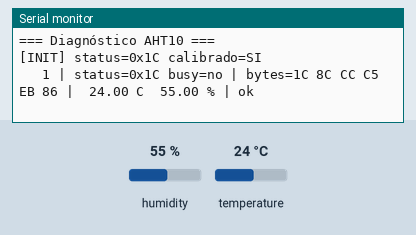
Simulated run of this sketch. Board: ESP32. Parts: the last lines printed to the serial monitor. Wiring (inferred from the names in the program): AHT10/20 sensor at I2C address 0x38. Inputs (shaded band) come from the test bench; at power-on: humidity 55 %, temperature 24 °C.

Above: at 1.8 s.
1.9 s: humidity set to 22 %
At 3.8 s:
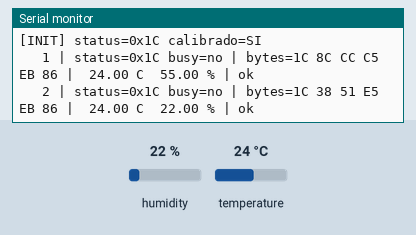
5.9 s: temperature set to 12 °C
At 8.4 s:
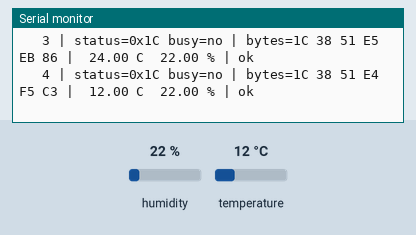
9.9 s: humidity set to 40 %
At 11.8 s:
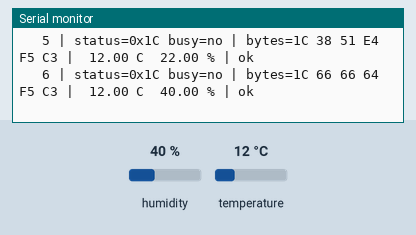
13.9 s: temperature set to 19 °C
At 16.4 s:
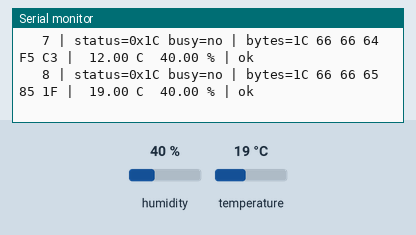
17.9 s: humidity set to 68 %
At 20.8 s:
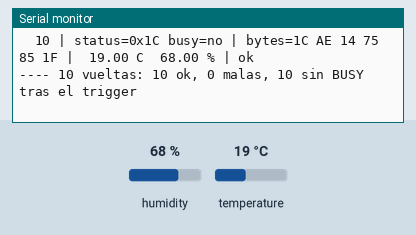
21.1 s: temperature set to 28 °C
At 22.8 s:
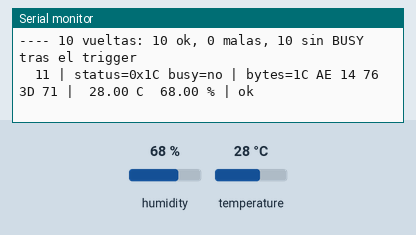

The sketch:

diagnostico_aht10.ino
```cpp
// Diagnóstico del AHT10 sin Adafruit_AHT10: mide directamente si el sensor
// levanta el bit BUSY a tiempo, que es lo que la librería asume y no espera.
//
// Cada vuelta hace las dos lecturas en la misma conversión:
//   A) el status inmediato después del trigger, que es lo único que mira
//      `getEvent()` antes de decidir que puede leer.
//   B) los 6 bytes después de una espera FIJA de 100 ms.
//
// Si A da BUSY bajo y B da un valor bueno, el problema es la librería.
//
// B se lee DOS VECES sin volver a disparar. El sensor conserva la conversión en
// sus registros, así que las dos lecturas tienen que salir idénticas: si difieren
// la corrupción está en la transferencia, y si coinciden pero son malas el número
// sale así de adentro del chip. El reloj del bus alterna 100/50 kHz por vuelta,
// porque un problema de capacidad de línea afloja al bajar la velocidad.

#include <Wire.h>

const uint8_t PIN_SDA = 22;
const uint8_t PIN_SCL = 23;

const uint8_t DIR_AHT10   = 0x38;
const uint8_t STATUS_BUSY = 0x80;
const uint8_t STATUS_CAL  = 0x08;

const uint16_t MS_CONVERSION = 100;   // datasheet: ~75 ms
const uint16_t MS_ENTRE_VUELTAS = 2000;

const uint32_t RELOJ_RAPIDO = 100000;
const uint32_t RELOJ_LENTO  =  50000;

uint32_t vuelta = 0, buenas = 0, malas = 0, sinBusy = 0, discrepancias = 0;

void setup() {
  Serial.begin(115200);
  delay(500);
  Serial.println("\n=== Diagnóstico AHT10 ===");

  Wire.begin(PIN_SDA, PIN_SCL);
  delay(100);

  reset();
  calibrar();
}

void loop() {
  vuelta++;
  Wire.setClock(relojDeLaVuelta());

  if (!enviarComando(0xAC, 0x33, 0x00)) {
    Serial.printf("%4u | TRIGGER sin ACK: el sensor no contesta\n", vuelta);
    delay(MS_ENTRE_VUELTAS);
    return;
  }

  // Sin espera, igual que la librería.
  int statusInmediato = leerStatus();
  bool busy = statusInmediato >= 0 && (statusInmediato & STATUS_BUSY);
  if (!busy) sinBusy++;

  delay(MS_CONVERSION);

  uint8_t d[6];
  if (!leerBytes(d, 6)) {
    Serial.printf("%4u | status=%s | LECTURA FALLIDA\n", vuelta, hexStatus(statusInmediato).c_str());
    malas++;
    delay(MS_ENTRE_VUELTAS);
    return;
  }

  uint32_t crudoH = ((uint32_t) d[1] << 12) | ((uint32_t) d[2] << 4) | (d[3] >> 4);
  uint32_t crudoT = ((uint32_t) (d[3] & 0x0F) << 16) | ((uint32_t) d[4] << 8) | d[5];
  float hum  = (float) crudoH * 100 / 0x100000;
  float temp = (float) crudoT * 200 / 0x100000 - 50;

  bool plausible = temp > 0 && temp < 45;
  plausible ? buenas++ : malas++;

  Serial.printf("%4u | status=%s busy=%s | bytes=%02X %02X %02X %02X %02X %02X | %6.2f C %6.2f %% | %s\n",
                vuelta, hexStatus(statusInmediato).c_str(), busy ? "SI" : "no",
                d[0], d[1], d[2], d[3], d[4], d[5], temp, hum,
                plausible ? "ok" : "MALA");

  if (vuelta % 10 == 0) {
    Serial.printf("---- %u vueltas: %u ok, %u malas, %u sin BUSY tras el trigger\n",
                  vuelta, buenas, malas, sinBusy);
  }

  delay(MS_ENTRE_VUELTAS);
}

// Alternar en la misma corrida evita comparar contra otro momento del día.
uint32_t relojDeLaVuelta() {
  return (vuelta % 2) ? RELOJ_RAPIDO : RELOJ_LENTO;
}

void reset() {
  Wire.beginTransmission(DIR_AHT10);
  Wire.write(0xBA);
  Wire.endTransmission();
  delay(20);
}

void calibrar() {
  enviarComando(0xE1, 0x08, 0x00);
  delay(20);

  int estado = leerStatus();
  Serial.printf("[INIT] status=%s calibrado=%s\n", hexStatus(estado).c_str(),
                (estado >= 0 && (estado & STATUS_CAL)) ? "SI" : "NO");
}

bool enviarComando(uint8_t a, uint8_t b, uint8_t c) {
  Wire.beginTransmission(DIR_AHT10);
  Wire.write(a);
  Wire.write(b);
  Wire.write(c);
  return Wire.endTransmission() == 0;
}

// -1 = el sensor no contestó, para distinguirlo de un 0xFF real.
int leerStatus() {
  uint8_t b;
  return leerBytes(&b, 1) ? b : -1;
}

bool leerBytes(uint8_t* destino, uint8_t cantidad) {
  if (Wire.requestFrom(DIR_AHT10, cantidad) != cantidad) return false;
  for (uint8_t i = 0; i < cantidad; i++) destino[i] = Wire.read();
  return true;
}

String hexStatus(int estado) {
  if (estado < 0) return "--";
  char texto[5];
  snprintf(texto, sizeof(texto), "0x%02X", estado);
  return String(texto);
}
```

Measured:
- after the input at 1.9 s, the serial monitor: prints a new line after 0.94 s (image 1)
- after the input at 5.9 s, the serial monitor: prints a new line after 1.1 s (image 2)
- after the input at 9.9 s, the serial monitor: prints a new line after 1.4 s (image 3)
- after the input at 13.9 s, the serial monitor: prints a new line after 1.6 s (image 4)
- after the input at 17.9 s, the serial monitor: prints a new line after 1.8 s (image 5)
- after the input at 21.1 s, the serial monitor: prints a new line after 0.67 s (image 6)
